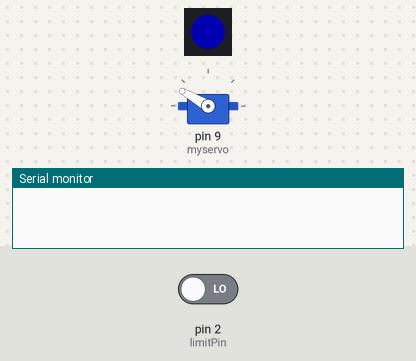
This sketch was run on a simulated Arduino Uno, built with avr-gcc and run on an emulated ATmega328P. On the bench: 1 RGB LEDs in strip order, left to right, servo, the last lines printed to the serial monitor. The test bench sets the inputs (shaded band); at power-on: pin 2 (limitPin) LOW. Dim RGB values are drawn brighter than linear.

Above: at 1.2 s.
1.3 s: pin 2 (limitPin) driven HIGH
At 19.73 s:
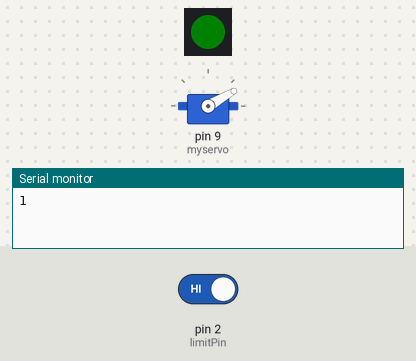
At 23.71 s:
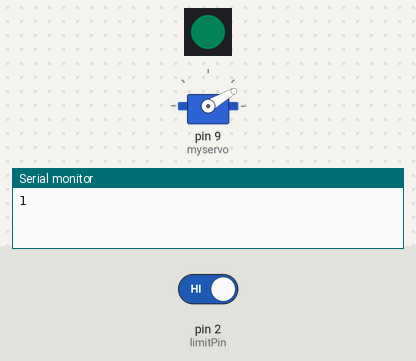
Timing chart, 0 to 25.0 s (numbered marks = the images above; inputs shaded):
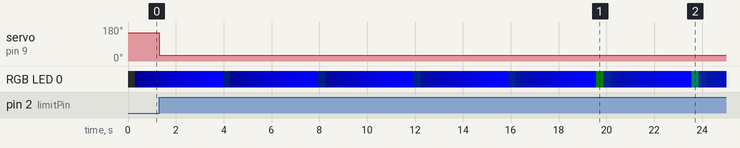

The sketch:

Neck_Head_Control.ino
```cpp
// (licence header left out)
#include <Adafruit_NeoPixel.h>
#include "WS2812_Definitions.h"

#define PIN 10
#define LED_COUNT 1

// Create an instance of the Adafruit_NeoPixel class called "leds".
// That'll be what we refer to from here on...
Adafruit_NeoPixel leds = Adafruit_NeoPixel(LED_COUNT, PIN, NEO_GRB + NEO_KHZ800);

#include <Servo.h>

Servo myservo;  // create servo object to control a servo
// a maximum of eight servo objects can be created

const char limitPin = 2;
volatile boolean direct = false;
unsigned int pos = 0;    // variable to store the servo position
unsigned long eyeColor;

void setup()
{
  Serial.begin(9600);
  pinMode(limitPin, INPUT);
  attachInterrupt(0, changeDirection, RISING);
  leds.begin();  // Call this to start up the LED strip.
  clearLEDs();   // This function, defined below, turns all LEDs off...
  eyeColor = 0;
  setColor(eyeColor,1);
  myservo.attach(9);  // attaches the servo on pin 9 to the servo object
}

void loop()
{
  if (direct == true) {
    pos = 30;
  }
  else {
    pos = 150;
  }
  myservo.write(pos);
  delay(15);
  eyeColor += 1;
  setColor(eyeColor,1);
}

void changeDirection() {
  myservo.write(90); // stop position
  static unsigned long last_interrupt_time = 0;
  unsigned long interrupt_time = millis();
  // If interrupts come faster than 200ms, assume it's a bounce and ignore
  if (interrupt_time - last_interrupt_time > 200) {
    direct = !direct;
  }
  last_interrupt_time = interrupt_time;
  Serial.println(direct);
}

void setColor(unsigned long color, byte brightness)
{
  byte red = (color & 0xFF0000) >> 16;
  byte green = (color & 0x00FF00) >> 8;
  byte blue = (color & 0x0000FF);

  for (int i=0; i<=LED_COUNT-1; i++)
  {
    leds.setPixelColor(i, red/brightness, green/brightness, blue/brightness);
  }
  leds.show();  // Turn the LEDs on
}

// Sets all LEDs to off, but DOES NOT update the display;
// call leds.show() to actually turn them off after this.
void clearLEDs()
{
  for (int i=0; i<LED_COUNT; i++)
  {
    leds.setPixelColor(i, 0);
  }
}
```

WS2812_Definitions.h
```cpp
/*
  Bunches of definitions for the WS2812 Breakout Board example code

*/

// These are for the cascade function
#define TOP_DOWN 0
#define DOWN_TOP 1

/* A world of colors to set your LED to
  Standard HTML Color Codes sorted by Hex Value
    to see the colors in action, check out:
   http://www.w3schools.com/html/html_colorvalues.asp */

#define BLACK			0x000000
#define NAVY			0x000080
#define DARKBLUE		0x00008B
#define MEDIUMBLUE		0x0000CD
#define BLUE			0x0000FF
#define DARKGREEN		0x006400
#define GREEN			0x008000
#define TEAL			0x008080
#define DARKCYAN		0x008B8B
#define DEEPSKYBLUE		0x00BFFF
#define DARKTURQUOISE		0x00CED1
#define MEDIUMSPRINGGREEN	0x00FA9A
#define LIME			0x00FF00
#define SPRINGGREEN		0x00FF7F
#define AQUA			0x00FFFF
#define CYAN			0x00FFFF
#define MIDNIGHTBLUE		0x191970
#define DODGERBLUE		0x1E90FF
#define LIGHTSEAGREEN		0x20B2AA
#define FORESTGREEN		0x228B22
#define SEAGREEN		0x2E8B57
#define DARKSLATEGRAY		0x2F4F4F
#define LIMEGREEN		0x32CD32
#define MEDIUMSEAGREEN		0x3CB371
#define TURQUOISE		0x40E0D0
#define ROYALBLUE		0x4169E1
#define STEELBLUE		0x4682B4
#define DARKSLATEBLUE		0x483D8B
#define MEDIUMTURQUOISE		0x48D1CC
#define INDIGO 			0x4B0082
#define DARKOLIVEGREEN		0x556B2F
#define CADETBLUE		0x5F9EA0
#define CORNFLOWERBLUE		0x6495ED
#define MEDIUMAQUAMARINE	0x66CDAA
#define DIMGRAY			0x696969
#define SLATEBLUE		0x6A5ACD
#define OLIVEDRAB		0x6B8E23
#define SLATEGRAY		0x708090
#define LIGHTSLATEGRAY		0x778899
#define MEDIUMSLATEBLUE		0x7B68EE
#define LAWNGREEN		0x7CFC00
#define CHARTREUSE		0x7FFF00
#define AQUAMARINE		0x7FFFD4
#define MAROON			0x800000
#define PURPLE			0x800080
#define OLIVE			0x808000
#define GRAY			0x808080
#define SKYBLUE			0x87CEEB
#define LIGHTSKYBLUE		0x87CEFA
#define BLUEVIOLET		0x8A2BE2
#define DARKRED			0x8B0000
#define DARKMAGENTA		0x8B008B
#define SADDLEBROWN		0x8B4513
#define DARKSEAGREEN		0x8FBC8F
#define LIGHTGREEN		0x90EE90
#define MEDIUMPURPLE		0x9370DB
#define DARKVIOLET		0x9400D3
#define PALEGREEN		0x98FB98
#define DARKORCHID		0x9932CC
#define YELLOWGREEN		0x9ACD32
#define SIENNA			0xA0522D
#define BROWN			0xA52A2A
#define DARKGRAY		0xA9A9A9
#define LIGHTBLUE		0xADD8E6
#define GREENYELLOW		0xADFF2F
#define PALETURQUOISE	        0xAFEEEE
#define LIGHTSTEELBLUE		0xB0C4DE
#define POWDERBLUE		0xB0E0E6
#define FIREBRICK		0xB22222
#define DARKGOLDENROD		0xB8860B
#define MEDIUMORCHID		0xBA55D3
#define ROSYBROWN		0xBC8F8F
#define DARKKHAKI		0xBDB76B
#define SILVER			0xC0C0C0
#define MEDIUMVIOLETRED	        0xC71585
#define INDIANRED 		0xCD5C5C
#define PERU			0xCD853F
#define CHOCOLATE		0xD2691E
#define TAN			0xD2B48C
#define LIGHTGRAY		0xD3D3D3
#define THISTLE			0xD8BFD8
#define ORCHID			0xDA70D6
#define GOLDENROD		0xDAA520
#define PALEVIOLETRED		0xDB7093
#define CRIMSON			0xDC143C
#define GAINSBORO		0xDCDCDC
#define PLUM			0xDDA0DD
#define BURLYWOOD		0xDEB887
#define LIGHTCYAN		0xE0FFFF
#define LAVENDER		0xE6E6FA
#define DARKSALMON		0xE9967A
#define VIOLET			0xEE82EE
#define PALEGOLDENROD		0xEEE8AA
#define LIGHTCORAL		0xF08080
#define KHAKI			0xF0E68C
#define ALICEBLUE		0xF0F8FF
#define HONEYDEW		0xF0FFF0
#define AZURE			0xF0FFFF
#define SANDYBROWN		0xF4A460
#define WHEAT			0xF5DEB3
#define BEIGE			0xF5F5DC
#define WHITESMOKE		0xF5F5F5
#define MINTCREAM		0xF5FFFA
#define GHOSTWHITE		0xF8F8FF
#define SALMON			0xFA8072
#define ANTIQUEWHITE		0xFAEBD7
#define LINEN			0xFAF0E6
#define LIGHTGOLDENRODYELLOW	0xFAFAD2
#define OLDLACE			0xFDF5E6
#define RED			0xFF0000
#define FUCHSIA			0xFF00FF
#define MAGENTA			0xFF00FF
#define DEEPPINK		0xFF1493
#define ORANGERED		0xFF4500
#define TOMATO			0xFF6347
#define HOTPINK			0xFF69B4
#define CORAL			0xFF7F50
#define DARKORANGE		0xFF8C00
#define LIGHTSALMON		0xFFA07A
#define ORANGE			0xFFA500
#define LIGHTPINK		0xFFB6C1
#define PINK			0xFFC0CB
#define GOLD			0xFFD700
#define PEACHPUFF		0xFFDAB9
#define NAVAJOWHITE		0xFFDEAD
#define MOCCASIN		0xFFE4B5
#define BISQUE			0xFFE4C4
#define MISTYROSE		0xFFE4E1
#define BLANCHEDALMOND		0xFFEBCD
#define PAPAYAWHIP		0xFFEFD5
#define LAVENDERBLUSH		0xFFF0F5
#define SEASHELL		0xFFF5EE
#define CORNSILK		0xFFF8DC
#define LEMONCHIFFON		0xFFFACD
#define FLORALWHITE		0xFFFAF0
#define SNOW			0xFFFAFA
#define YELLOW			0xFFFF00
#define LIGHTYELLOW		0xFFFFE0
#define IVORY			0xFFFFF0
#define WHITE			0xFFFFFF
```

Measured:
- after the input at 1.3 s, servo on pin 9 (myservo): 150° → 30° at once
